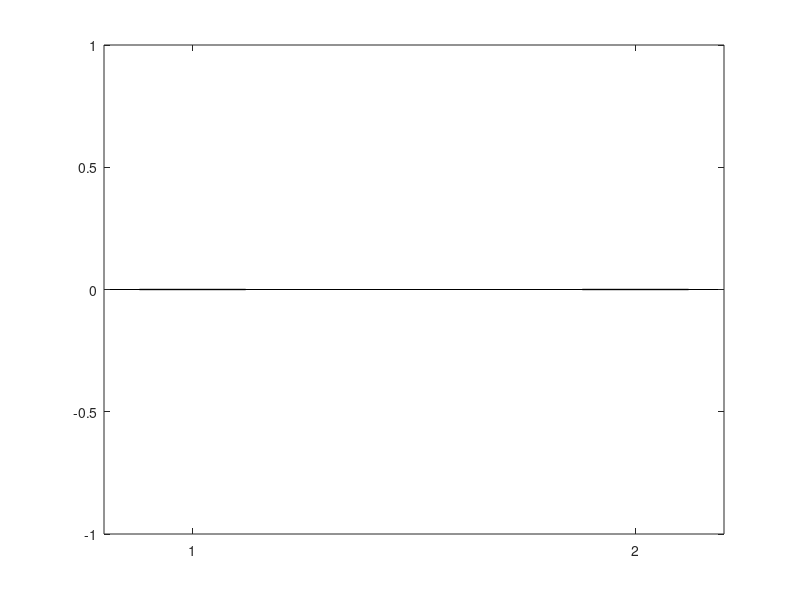

Write the MATLAB code that produced this figure. (Note: this script raises an error after producing the figure.)
clear;clc;
fidx{1}=dir('Prama_extract_Results_Network_isolated0_DA1_dMSNAR0_dMSNAutapase0_iMSNAR0_iMSNAutapase0_FSAR0_FSAutapase0_trial#*.mat');
fidx{2}=dir('Prama_extract_Results_Network_isolated0_DA1_dMSNAR0_dMSNAutapase0_iMSNAR0_iMSNAutapase0_FSAR0_FSAutapase1_trial#*.mat');
groupname={'No Aut','Aut & AR'};
paramname={'spikefreq','Burstrate','Intertrain','Burstnumber','Timeinterspike','Burstdura','Burstpercen','thetapower','alfapower','betapower','lowgamapower','highgamapower'};
cellname={'dMSN','iMSN','FS'};
for kk=1:length(fidx)
    param{kk}=nan(10,length(paramname),length(cellname))
    for k=1:length(fidx{kk})
        filename=fidx{kk}(k).name;
        load(filename)
        disp([num2str(k),'/',num2str(length(fidx)),'--',filename])
        %%
        param{kk}(k,1,:)=spikefreq;
        param{kk}(k,2,:)=Burstrate;
        param{kk}(k,3,:)=Intertrain;
        param{kk}(k,4,:)=Burstnumber;
        param{kk}(k,5,:)=Timeinterspike;
        param{kk}(k,6,:)=Burstdura;
        param{kk}(k,7,:)=Burstpercen;
        param{kk}(k,8,:)=thetapower.*ones(1,3);
        param{kk}(k,9,:)=alfapower.*ones(1,3);
        param{kk}(k,10,:)=betapower.*ones(1,3);
        param{kk}(k,11,:)=lowgamapower.*ones(1,3);
        param{kk}(k,12,:)=highgamapower.*ones(1,3);
        
    end
end
x=1:length(groupname);

for i=1:length(paramname)
    for j=1:length(cellname)
        for kk=1:length(fidx)
            if kk==1
                y=param{kk}(:,i,j);
                ymean=mean(y);
                yn=length(y);
                ysem=std(y)./sqrt(yn);
            elseif kk==2
                Y=param{kk}(:,i,j);
                Ymean=mean(Y);
                Yn=length(Y);
                Ysem=std(Y)./sqrt(Yn);
            end
        end
        figure
        bar(x,[ymean,Ymean],0.24,'FaceColor',[1,1,1],'EdgeColor','k','lineWidth',1),hold on
        errorbar(x,[ymean,Ymean],[ysem,Ysem],'o','color','k','markersize',1,'CapSize',3,'LineWidth',1)
        plot(x-0.1+0.2*rand(size(y,1),1),[y,Y],'ob','MarkerSize',10.5)
        ylabel(paramname(i))
        xlabel(cellname(j))
        
        if  Ymean~=min(Y) & ymean~=min(y);
            if swtest(y,0.05)==0 && swtest(Y,0.05)==0
                [~,p]=ttest2(y,Y);
                title('ttest')
            else
                p=ranksum(y,Y);
                title('ranksum')
            end
            text(1.5,0,num2str(p))
        end
    end
end
x=[1 2];
for i=8:length(paramname)
    for kk=1:length(fidx)
        if kk==1
            y=param{kk}(:,i,1);
            ymean=mean(y);
            yn=length(y);
            ysem=std(y)./sqrt(yn);
        elseif kk==2
            Y=param{kk}(:,i,1);
            Ymean=mean(Y);
            Yn=length(Y);
            Ysem=std(Y)./sqrt(Yn);
        end
    end
    figure(100)
    bar(x,[ymean,Ymean],0.38,'FaceColor',[1,1,1],'EdgeColor','k','lineWidth',1),hold on
    errorbar(x,[ymean,Ymean],[ysem,Ysem],'o','color','k','markersize',1,'CapSize',3,'LineWidth',1)
    plot(x-0.1+0.2*rand(size(y,1),1),[y,Y],'ob','MarkerSize',12.2)
    ylim([0 0.5])
    x=x+2;
end
